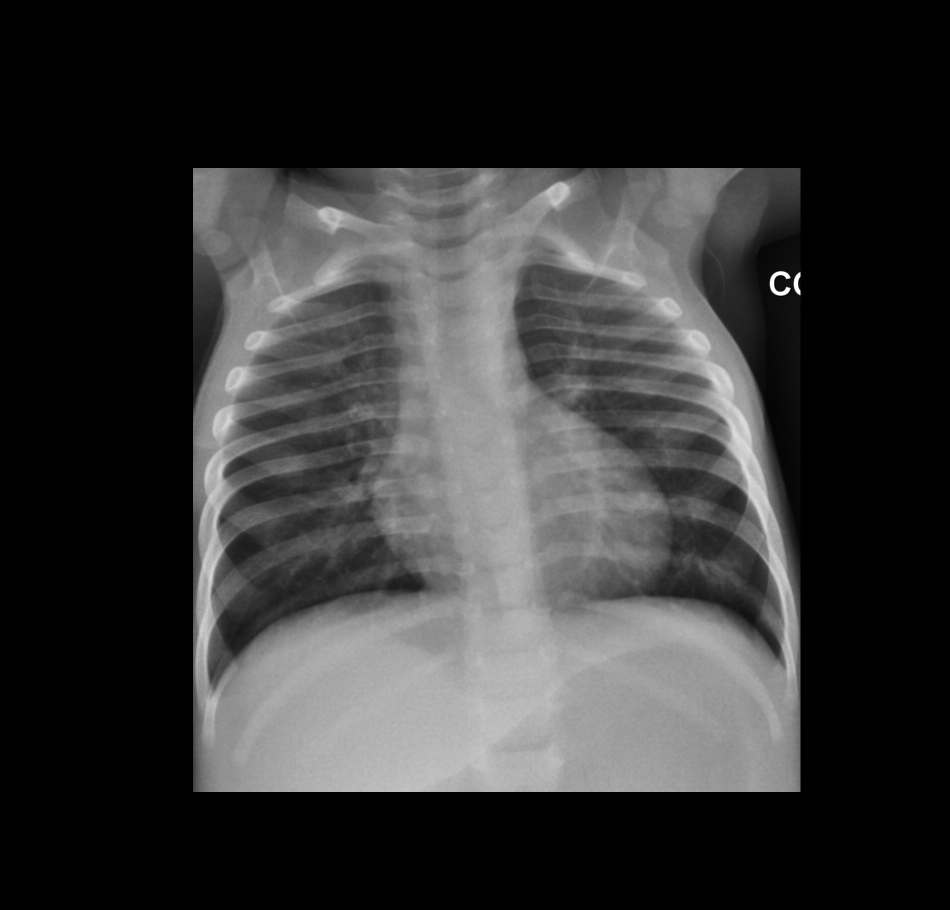
#> input picture Lungsonly/lungsonly_Rx1anNormale.jpg, 1900 x 1820 px (shown at 1/2 size); its folder holds 4 pictures in this run
$ python histo_orientation.py   (older library calls are emulated)
#> lines starting #> are read from the running program, lines starting #| are printed output that depends on the picture; long printed decimals are rounded
import numpy as np
import cv2
import random as rd
import matplotlib.pyplot as plt

T=["Rx1anNormale","Rx3ansFoyerInfGauche","Rx3ansNormaleFace","Rx3ansNormaleProfil","Rx4_5ansPneumopathieNecrosanteDroite","Rx4ansNormale","Rx8_5ansNormale-distension","Rx11ansNormale-sdbronchique"]

for j in range(len(T)):
    im=cv2.imread('Lungsonly/lungsonly_'+T[j]+'.jpg',0)
#> im is the input picture: shape (1820, 1900); min 0, max 255, mean 52.3
    im1=im.copy()
    d2x = cv2.Sobel(im,cv2.CV_64F,2,0,ksize=5) #second derivative of x
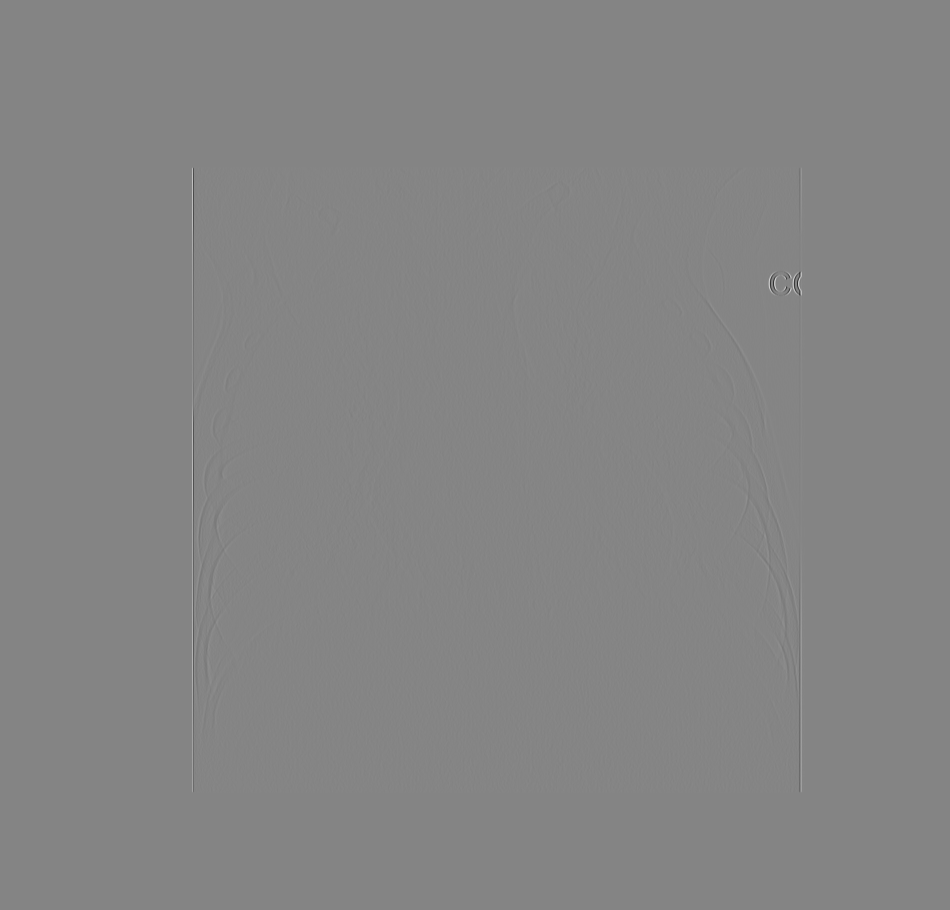
#> d2x: shape (1820, 1900) float64 (shown at 1/2 size); min -4663, max 4279, mean 0; drawn with min black and max white
    d2y = cv2.Sobel(im,cv2.CV_64F,0,2,ksize=5) #second derivative of y
    dxy = cv2.Sobel(im,cv2.CV_64F,1,1,ksize=5) #derivative of x than y
    M=np.matrix('0,0;0,0') #tensor matrix
    rows = im.shape[1]
#> rows = 1900
    columns = im.shape[0]
#> columns = 1820
    X = []
    for i in range(rows):
        n=rd.randint(0,columns-1)
        if(im[n,i]!=0):
            M[0,0]=d2x[n,i]
            M[0,1]=dxy[n,i]
            M[1,0]=dxy[n,i]
            M[1,1]=d2y[n,i]
            vp=np.linalg.eig(M)
            v1=vp[1][0]
            v2=vp[1][1]
            if(v1[0,0]!=0):
                O1=np.arctan(v1[0,1]/v1[0,0])
            else:
                O1=np.pi/2
            if(v2[0,0]):
                O2=np.arctan(v2[0,1]/v2[0,0])
            else:
                O2=np.pi/2
            X.append(O1)
            X.append(O2)
#> after the loop, M = [[-32, 0], [0, 0]]; X = 1640 values, max 1.57 at index 129, min -1.57 at index 429, mean 0.0416
    print(X)
#| [0.06829, -1.503, 0.009645, -1.561, -0.2318, 1.339, -0.5655, 1.005, 0.5224, -1.048, -0.1055, 1.465, -0.1744, 1.396, -0.05744, 1.513, 0.1451, -1.426, 0.3927, -1.178, 0.2917, -1.279, -0.183, 1.388, -
    bins = np.arange(min(X),max(X), 500)
#> bins = [-1.57]
    plt.hist(X)
    plt.savefig('Orientation/histo_'+T[j]+'.png')
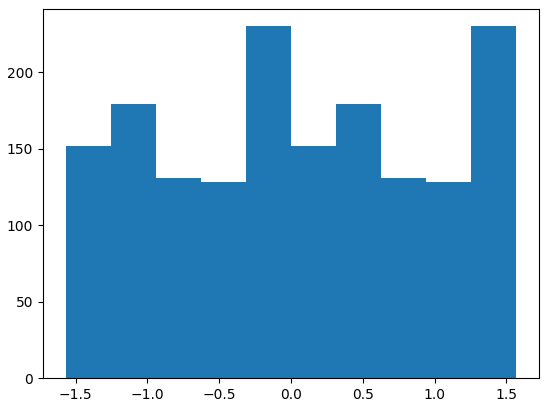
#> figure drawn by matplotlib, 1 panel
    plt.close()
#> pass 2 of the loop `for j in range(len(T)):`:
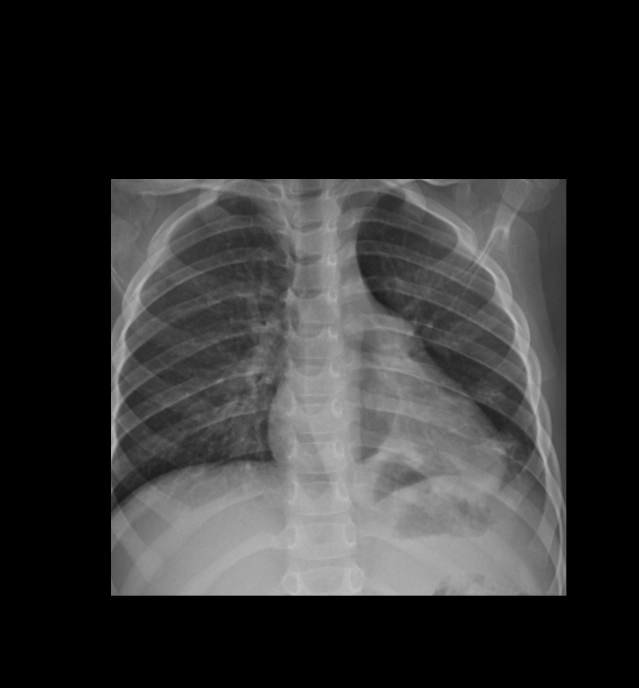
#> input picture Lungsonly/lungsonly_Rx3ansFoyerInfGauche.jpg, 1916 x 2064 px (shown at 1/3 size)
#> im is the input picture: shape (2064, 1916); min 0, max 194, mean 47.8
#> `d2x = cv2.Sobel(im,cv2.CV_64F,2,0,ksize=5)`:
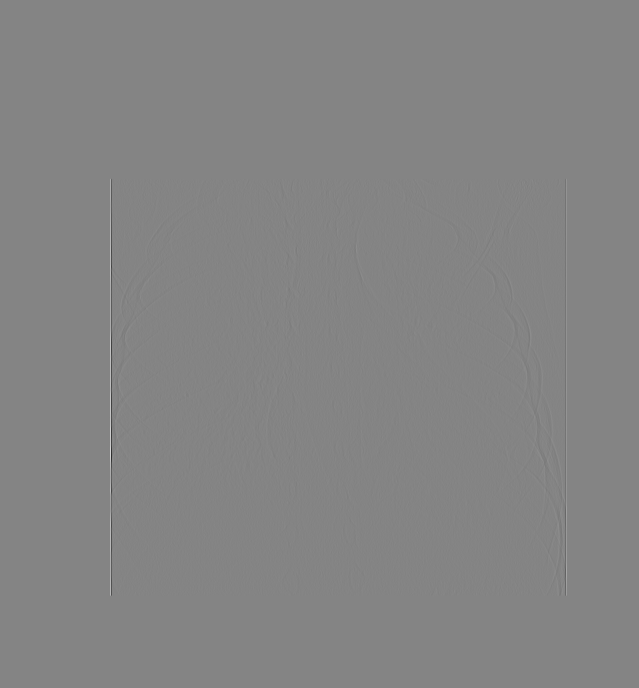
#> d2x: shape (2064, 1916) float64 (shown at 1/3 size); min -2976, max 2750, mean 0; drawn with min black and max white
#> d2y: shape (2064, 1916) float64
#> dxy: shape (2064, 1916) float64
#> after the loop `for i in range(rows):`: M = [[-1008, 0], [0, 0]]; X = 1676 values, max 1.57 at index 19, min -1.57 at index 1673, mean 0.00408
#> `plt.savefig('Orientation/histo_'+T[j]+'.png')`:
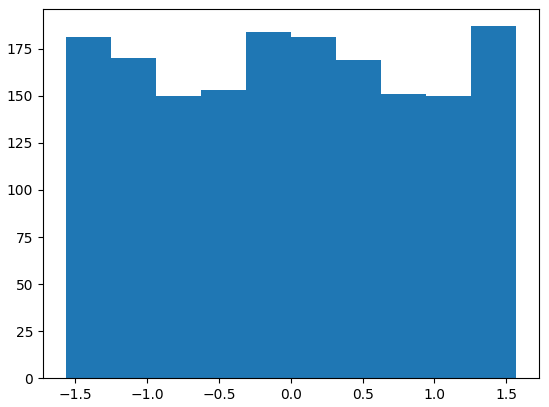
#> figure drawn by matplotlib, 1 panel; tallest bar 187 high, from x = 1.26 to 1.57
#> pass 3 of the loop `for j in range(len(T)):`:
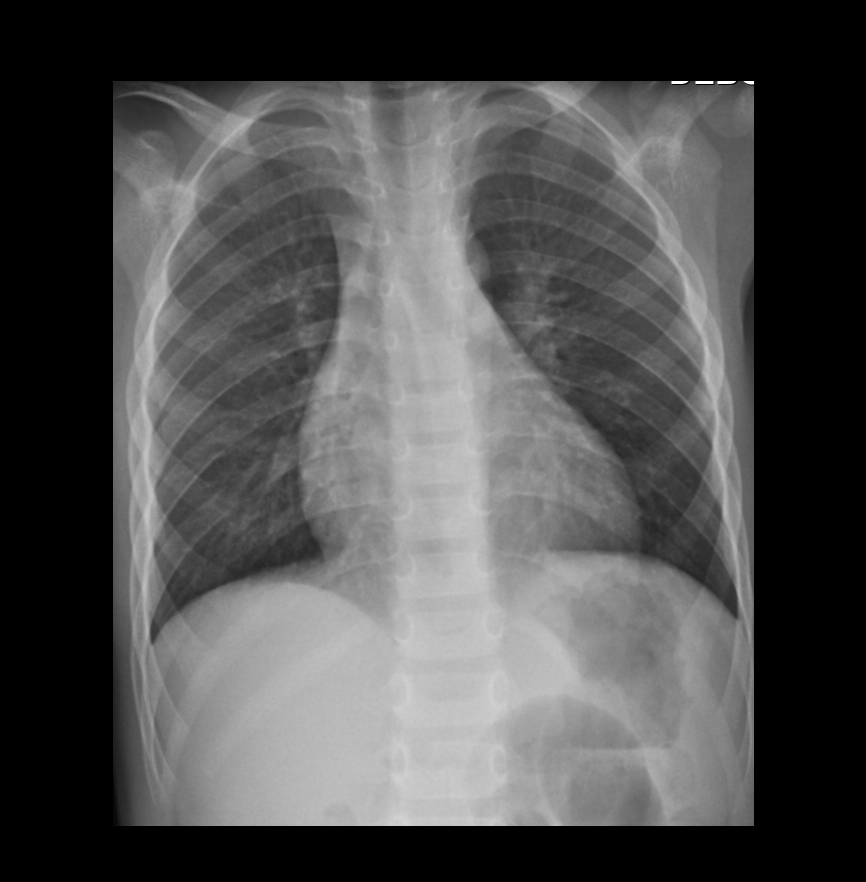
#> input picture Lungsonly/lungsonly_Rx3ansNormaleFace.jpg, 1732 x 1764 px (shown at 1/2 size)
#> im is the input picture: shape (1764, 1732); min 0, max 255, mean 78.8
#> d2x: shape (1764, 1732) float64
#> `d2y = cv2.Sobel(im,cv2.CV_64F,0,2,ksize=5)`:
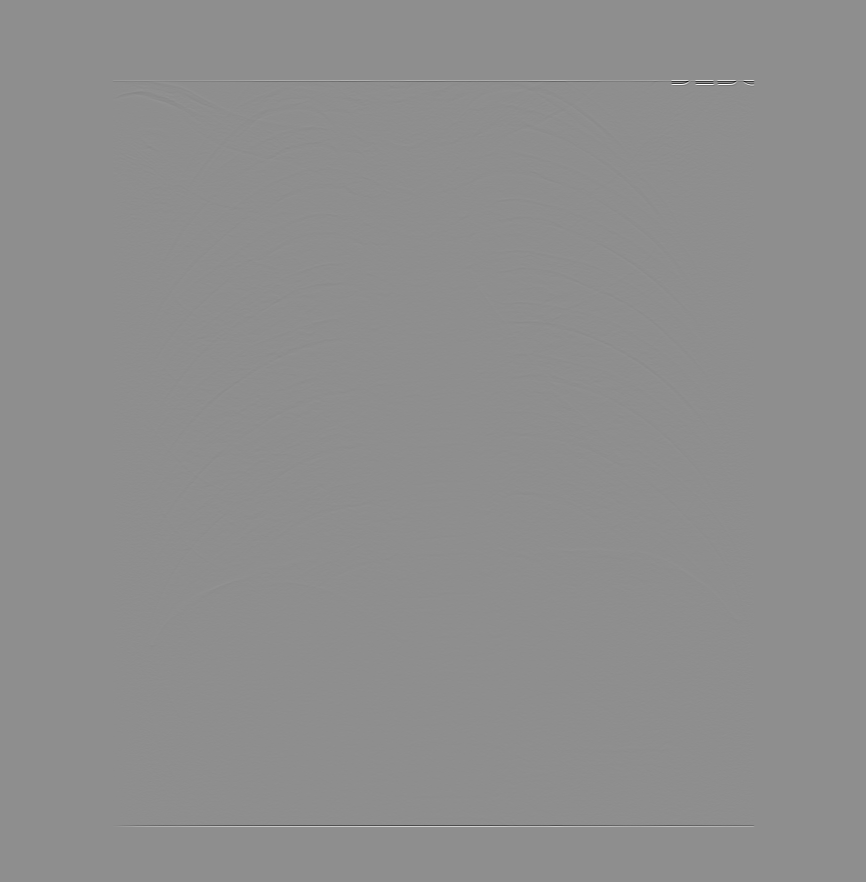
#> d2y: shape (1764, 1732) float64 (shown at 1/2 size); min -6776, max 5360, mean 0; drawn with min black and max white
#> dxy: shape (1764, 1732) float64
#> `plt.savefig('Orientation/histo_'+T[j]+'.png')`:
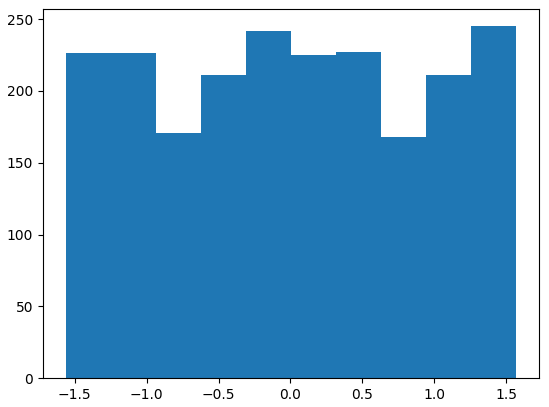
#> figure drawn by matplotlib, 1 panel; tallest bar 245 high, from x = 1.26 to 1.57
#> (the run stopped early here; a loop or call above may not have finished)
